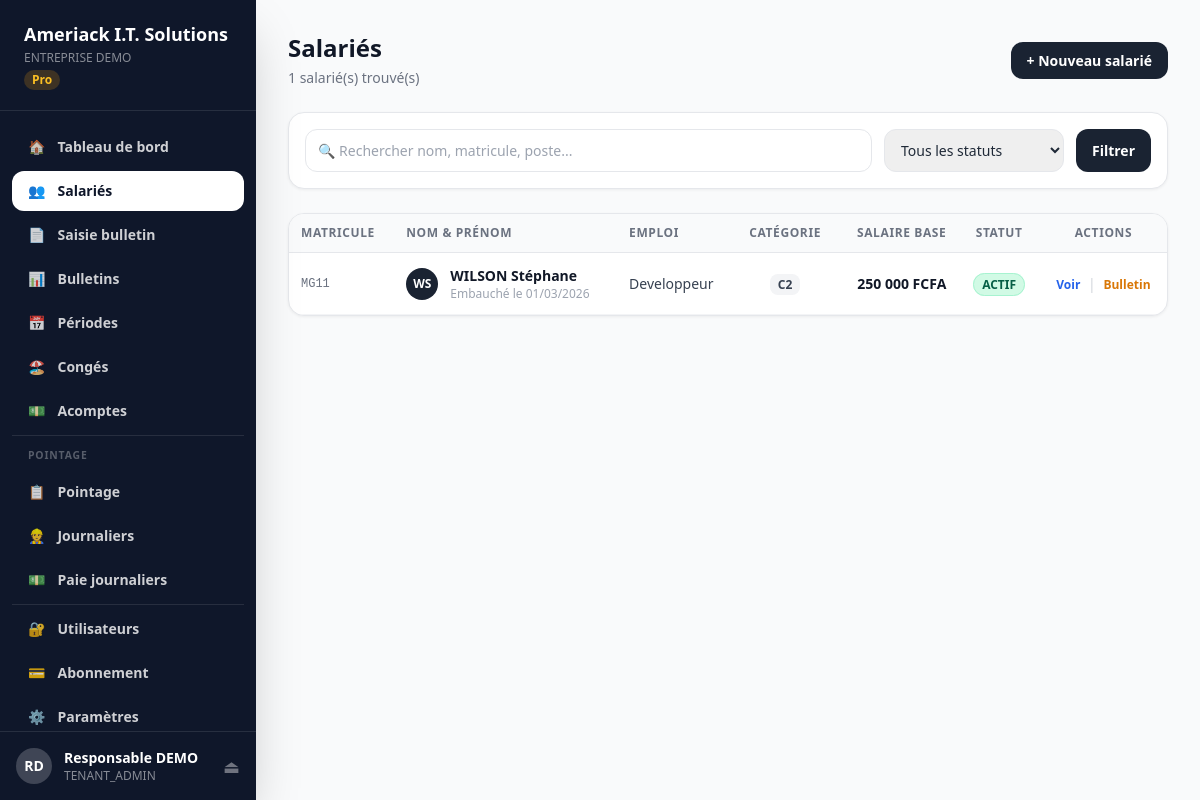
/salaries (signed in), run on the app's committed database.
### models.py (models this page shows, shortened)
class Tenant(db.Model):
    __tablename__ = "tenants"
    id               = db.Column(db.Integer, primary_key=True)
    slug             = db.Column(db.String(50), nullable=False, unique=True)   # ex: maentreprise
    denomination     = db.Column(db.String(200), nullable=False)
    sigle            = db.Column(db.String(50))
    activite         = db.Column(db.String(200))
    secteur          = db.Column(db.String(200))
    nif              = db.Column(db.String(50))
    numero_cnss      = db.Column(db.String(50))
    numero_cnamgs    = db.Column(db.String(50))
    adresse          = db.Column(db.String(300))
    boite_postale    = db.Column(db.String(20))
    telephone        = db.Column(db.String(20))
    ville            = db.Column(db.String(100), default="Libreville")
    region           = db.Column(db.String(100))
    pays             = db.Column(db.String(100), default="Gabon")
    plan_id          = db.Column(db.Integer, db.ForeignKey("plans.id"))
    statut           = db.Column(db.String(20), default="ACTIF")   # ACTIF, SUSPENDU, ESSAI
    date_inscription = db.Column(db.DateTime, default=datetime.utcnow)
    date_expiration  = db.Column(db.DateTime)
    token_api        = db.Column(db.String(64), unique=True)
    logo_url         = db.Column(db.String(500))
    utilisateurs  = db.relationship("Utilisateur", backref="tenant", lazy=True, foreign_keys="Utilisateur.tenant_id")
    salaries      = db.relationship("Salarie", backref="tenant", lazy=True)
    periodes      = db.relationship("PeriodePaie", backref="tenant", lazy=True)
    categories    = db.relationship("CategorieEmploi", backref="tenant", lazy=True)

class Plan(db.Model):
    __tablename__ = "plans"
    id               = db.Column(db.Integer, primary_key=True)
    code             = db.Column(db.String(20), nullable=False, unique=True)
    nom              = db.Column(db.String(100), nullable=False)
    prix_mensuel     = db.Column(db.Numeric(12,2), nullable=False)
    max_salaries     = db.Column(db.Integer)          # None = illimité
    max_utilisateurs = db.Column(db.Integer)
    description      = db.Column(db.Text)
    actif            = db.Column(db.Boolean, default=True)
    tenants = db.relationship("Tenant", backref="plan", lazy=True)

class Utilisateur(db.Model, UserMixin):
    __tablename__ = "utilisateurs"
    id                 = db.Column(db.Integer, primary_key=True)
    nom                = db.Column(db.String(100), nullable=False)
    prenom             = db.Column(db.String(100), nullable=False)
    email              = db.Column(db.String(200), nullable=False, unique=True)
    mot_de_passe_hash  = db.Column(db.String(256), nullable=False)
    role               = db.Column(db.String(30), default="GESTIONNAIRE")
    tenant_id          = db.Column(db.Integer, db.ForeignKey("tenants.id"), nullable=True)
    actif              = db.Column(db.Boolean, default=True)
    derniere_connexion = db.Column(db.DateTime)
    date_creation      = db.Column(db.DateTime, default=datetime.utcnow)
    @property
    def nom_complet(self): return f"{self.prenom} {self.nom}"
    @property
    def is_super_admin(self): return self.role == "SUPER_ADMIN"
    @property
    def is_tenant_admin(self): return self.role in ("SUPER_ADMIN","TENANT_ADMIN")

class Salarie(db.Model):
    __tablename__ = "salaries"
    id                     = db.Column(db.Integer, primary_key=True)
    tenant_id              = db.Column(db.Integer, db.ForeignKey("tenants.id"), nullable=False)
    matricule              = db.Column(db.String(30), nullable=False)
    categorie_id           = db.Column(db.Integer, db.ForeignKey("categories_emploi.id"))
    nom                    = db.Column(db.String(100), nullable=False)
    prenom                 = db.Column(db.String(100), nullable=False)
    telephone              = db.Column(db.String(20))
    email                  = db.Column(db.String(200))
    adresse                = db.Column(db.String(300))
    nationalite            = db.Column(db.String(100), default="GABONAISE")
    sexe                   = db.Column(db.String(1))
    date_naissance         = db.Column(db.Date)
    date_embauche          = db.Column(db.Date, nullable=False)
    date_cessation         = db.Column(db.Date)
    situation_matrimoniale = db.Column(db.String(50))
    nb_enfants             = db.Column(db.Integer, default=0)
    nb_enfants_moins_16ans = db.Column(db.Integer, default=0)
    nombre_parts           = db.Column(db.Numeric(4,1), default=1)
    numero_cnss            = db.Column(db.String(30))
    numero_cnamgs          = db.Column(db.String(10))
    emploi                 = db.Column(db.String(200))
    assujetti_cnamgs       = db.Column(db.Boolean, default=True)
    type_rupture           = db.Column(db.String(100))
    statut                 = db.Column(db.String(20), default="ACTIF")
    date_creation          = db.Column(db.DateTime, default=datetime.utcnow)
    date_modification      = db.Column(db.DateTime, onupdate=datetime.utcnow)
    bulletins = db.relationship("BulletinPaie", backref="salarie", lazy=True)
    contrats  = db.relationship("Contrat", backref="salarie", lazy=True)
    __table_args__ = (db.UniqueConstraint("tenant_id","matricule"),)

class CategorieEmploi(db.Model):
    __tablename__ = "categories_emploi"
    id              = db.Column(db.Integer, primary_key=True)
    tenant_id       = db.Column(db.Integer, db.ForeignKey("tenants.id"), nullable=False)
    code            = db.Column(db.String(10), nullable=False)
    libelle         = db.Column(db.String(100))
    salaire_minimum = db.Column(db.Numeric(15,2))
    description     = db.Column(db.Text)
    salaries = db.relationship("Salarie", backref="categorie", lazy=True)
    __table_args__ = (db.UniqueConstraint("tenant_id","code"),)

class Contrat(db.Model):
    __tablename__ = "contrats"
    id           = db.Column(db.Integer, primary_key=True)
    tenant_id    = db.Column(db.Integer, db.ForeignKey("tenants.id"), nullable=False)
    salarie_id   = db.Column(db.Integer, db.ForeignKey("salaries.id"), nullable=False)
    type_contrat = db.Column(db.String(50), default="CDI")
    date_debut   = db.Column(db.Date, nullable=False)
    date_fin     = db.Column(db.Date)
    salaire_base = db.Column(db.Numeric(15,2), nullable=False)
    poste        = db.Column(db.String(200))
    categorie_id = db.Column(db.Integer, db.ForeignKey("categories_emploi.id"))
    actif        = db.Column(db.Boolean, default=True)

### app.py (the view)
@app.route("/salaries")
@login_required
def salaries():
    if current_user.is_super_admin: return redirect(url_for("admin_dashboard"))
    t=get_tenant()
    if not t: return redirect(url_for("login"))
    q=request.args.get("q",""); statut=request.args.get("statut","")
    query=Salarie.query.filter_by(tenant_id=t.id)
    if q: query=query.filter(db.or_(Salarie.nom.ilike(f"%{q}%"),Salarie.prenom.ilike(f"%{q}%"),Salarie.matricule.ilike(f"%{q}%")))
    if statut: query=query.filter_by(statut=statut)
    return render_template("tenant/salaries.html", salaries=query.order_by(Salarie.nom).all(),
        categories=CategorieEmploi.query.filter_by(tenant_id=t.id).all(), q=q, statut=statut, tenant=t)

### templates/tenant/salaries.html (shortened to what this page needs)
{% extends "tenant/base.html" %}
{% block content %}
<div class="flex items-center justify-between mb-6">
  <div>
    <h1 class="text-2xl font-black text-gray-900">Salariés</h1>
    <p class="text-gray-500 text-sm mt-1">{{ salaries|length }} salarié(s) trouvé(s)</p>
  </div>
  <a href="/salaries/nouveau" class="btn-primary">+ Nouveau salarié</a>
</div>
<div class="card p-4 mb-6">
  <form method="GET" class="flex gap-3">
    <input type="text" name="q" value="{{ q }}" placeholder="🔍 Rechercher nom, matricule, poste..."
      class="flex-1 form-input"/>
    <select name="statut" class="form-input" style="width:180px">
      <option value="">Tous les statuts</option>
    </select>
    <button type="submit" class="btn-primary">Filtrer</button>
  </form>
</div>
<div class="card overflow-hidden">
  <table>
    <thead>
      <tr>
        <th>Matricule</th>
        <th>Nom & Prénom</th>
        <th>Emploi</th>
        <th style="text-align:center">Catégorie</th>
        <th style="text-align:right">Salaire base</th>
        <th style="text-align:center">Statut</th>
        <th style="text-align:center">Actions</th>
      </tr>
    </thead>
    <tbody>
      {% for s in salaries %}
      <tr>
        <td class="font-mono text-xs text-gray-500">{{ s.matricule }}</td>
        <td>
          <div class="flex items-center gap-3">
            <div style="width:2rem;height:2rem;border-radius:50%;background:#1a2332;color:white;display:flex;align-items:center;justify-content:center;font-size:.75rem;font-weight:900;flex-shrink:0">
              {{ s.nom[0] }}{{ s.prenom[0] }}
            </div>
            <div>
              <div class="font-bold text-gray-900">{{ s.nom }} {{ s.prenom }}</div>
              <div class="text-xs text-gray-400">Embauché le {{ s.date_embauche|date_fr }}</div>
            </div>
          </div>
        </td>
        <td class="text-gray-700">{{ s.emploi or '—' }}</td>
        <td style="text-align:center">
          <span style="background:#f3f4f6;color:#374151;font-size:.75rem;font-weight:700;padding:.125rem .5rem;border-radius:.5rem">
            {{ s.categorie.code if s.categorie else '—' }}
          </span>
        </td>
        <td style="text-align:right" class="font-bold text-gray-900">
          {% if s.contrats %}{{ s.contrats[-1].salaire_base|fcfa }}{% else %}—{% endif %}
        </td>
        <td style="text-align:center">
          <span class="badge-{{ s.statut|lower }}">{{ s.statut }}</span>
        </td>
        <td style="text-align:center">
          <a href="/salaries/{{ s.id }}" class="text-blue-600 text-xs font-bold hover:underline">Voir</a>
          <span class="text-gray-300 mx-1">|</span>
          <a href="/bulletins/saisie?salarie_id={{ s.id }}" class="text-amber-600 text-xs font-bold hover:underline">Bulletin</a>
        </td>
      </tr>
      {% endfor %}
    </tbody>
  </table>
</div>
{% endblock %}

### templates/tenant/base.html (shortened to what this page needs)
<!DOCTYPE html>
<html lang="fr">
<head>
  <script src="https://cdn.tailwindcss.com"></script>
</head>
<body class="bg-gray-50 text-gray-800">
<div class="flex min-h-screen">
  <aside class="w-64 bg-slate-900 text-white flex flex-col fixed h-full z-20 shadow-2xl">
    <div class="px-6 py-5 border-b border-white/10">
      <div class="text-lg font-black">Ameriack I.T. Solutions</div>
      <div class="text-xs text-white/50 mt-0.5 truncate">
        {% if tenant %}{{ tenant.denomination }}{% else %}Espace entreprise{% endif %}
      </div>
      {% if tenant and tenant.plan %}
      <span class="text-xs bg-amber-500/20 text-amber-400 px-2 py-0.5 rounded-full font-bold mt-1 inline-block">
        {{ tenant.plan.nom }}
      </span>
      {% endif %}
    </div>
    <nav class="flex-1 px-3 py-4 space-y-1 overflow-y-auto">
      {% set ep = request.endpoint %}
      <a href="/dashboard" class="flex items-center gap-3 px-4 py-2.5 rounded-xl text-sm font-semibold transition-all {{ 'bg-white text-slate-900' if ep=='dashboard' else 'text-white/80 hover:bg-white/10' }}">
        🏠 <span>Tableau de bord</span>
      </a>
      <a href="/salaries" class="flex items-center gap-3 px-4 py-2.5 rounded-xl text-sm font-semibold transition-all {{ 'bg-white text-slate-900' if 'salari' in ep else 'text-white/80 hover:bg-white/10' }}">
        👥 <span>Salariés</span>
      </a>
      <a href="/bulletins/saisie" class="flex items-center gap-3 px-4 py-2.5 rounded-xl text-sm font-semibold transition-all {{ 'bg-white text-slate-900' if ep=='bulletin_saisie' else 'text-white/80 hover:bg-white/10' }}">
        📄 <span>Saisie bulletin</span>
      </a>
      <a href="/bulletins" class="flex items-center gap-3 px-4 py-2.5 rounded-xl text-sm font-semibold transition-all {{ 'bg-white text-slate-900' if ep=='bulletins' else 'text-white/80 hover:bg-white/10' }}">
        📊 <span>Bulletins</span>
      </a>
      <a href="/periodes" class="flex items-center gap-3 px-4 py-2.5 rounded-xl text-sm font-semibold transition-all {{ 'bg-white text-slate-900' if ep=='periodes' else 'text-white/80 hover:bg-white/10' }}">
        📅 <span>Périodes</span>
      </a>
      <a href="/conges" class="flex items-center gap-3 px-4 py-2.5 rounded-xl text-sm font-semibold transition-all {{ 'bg-white text-slate-900' if 'conge' in ep else 'text-white/80 hover:bg-white/10' }}">
        🏖️ <span>Congés</span>
      </a>
      <a href="/acomptes" class="flex items-center gap-3 px-4 py-2.5 rounded-xl text-sm font-semibold transition-all {{ 'bg-white text-slate-900' if 'acompte' in ep else 'text-white/80 hover:bg-white/10' }}">
        💵 <span>Acomptes</span>
      </a>
      <div class="border-t border-white/10 my-2"></div>
      <p style="font-size:.65rem;font-weight:700;color:rgba(255,255,255,.3);text-transform:uppercase;letter-spacing:.08em;padding:.5rem 1rem .25rem">Pointage</p>
      <a href="/pointage" class="flex items-center gap-3 px-4 py-2.5 rounded-xl text-sm font-semibold transition-all {{ 'bg-white text-slate-900' if ep=='pointage' else 'text-white/80 hover:bg-white/10' }}">
        📋 <span>Pointage</span>
      </a>
      <a href="/journaliers" class="flex items-center gap-3 px-4 py-2.5 rounded-xl text-sm font-semibold transition-all {{ 'bg-white text-slate-900' if 'journalier' in ep else 'text-white/80 hover:bg-white/10' }}">
        👷 <span>Journaliers</span>
      </a>
      <a href="/journaliers/paie" class="flex items-center gap-3 px-4 py-2.5 rounded-xl text-sm font-semibold transition-all {{ 'bg-white text-slate-900' if 'journaliers_paie' in ep else 'text-white/80 hover:bg-white/10' }}">
        💵 <span>Paie journaliers</span>
      </a>
      <div class="border-t border-white/10 my-2"></div>
      {% if current_user.is_tenant_admin %}
      <a href="/utilisateurs" class="flex items-center gap-3 px-4 py-2.5 rounded-xl text-sm font-semibold transition-all {{ 'bg-white text-slate-900' if 'utilisateur' in ep else 'text-white/80 hover:bg-white/10' }}">
        🔐 <span>Utilisateurs</span>
      </a>
      {% endif %}
      <a href="/paiement" class="flex items-center gap-3 px-4 py-2.5 rounded-xl text-sm font-semibold transition-all {{ 'bg-white text-slate-900' if ep=='paiement' else 'text-white/80 hover:bg-white/10' }}">
        💳 <span>Abonnement</span>
      </a>
      <a href="/parametres" class="flex items-center gap-3 px-4 py-2.5 rounded-xl text-sm font-semibold transition-all {{ 'bg-white text-slate-900' if ep=='parametres' else 'text-white/80 hover:bg-white/10' }}">
        ⚙️ <span>Paramètres</span>
      </a>
    </nav>
    <div class="px-4 py-4 border-t border-white/10">
      <div class="flex items-center gap-3">
        <div class="w-9 h-9 rounded-full bg-white/20 flex items-center justify-center text-sm font-black flex-shrink-0">
          {{ current_user.prenom[0] }}{{ current_user.nom[0] }}
        </div>
        <div class="flex-1 min-w-0">
          <div class="text-sm font-bold truncate">{{ current_user.nom_complet }}</div>
          <div class="text-xs text-white/50">{{ current_user.role }}</div>
        </div>
        <a href="/logout" title="Déconnexion" class="text-white/40 hover:text-white text-lg">⏏</a>
      </div>
    </div>
  </aside>
  <main class="ml-64 flex-1 p-8 min-h-screen">
    {% block content %}{% endblock %}
  </main>
</div>
</body>
</html>

### data on the page
Tenant: denomination "ENTREPRISE DEMO"
Plan: plan.nom "Pro"
Utilisateur: prenom "R", nom "D", nom_complet "Responsable DEMO", role "TENANT_ADMIN"
Salarie: matricule "MG11", nom "W", prenom "S", nom "WILSON", prenom "Stéphane", date_embauche "01/03/2026", emploi "Developpeur", categorie "C2", salaire_base "250 000 FCFA", statut "ACTIF"

### other printed values
{{ salaries|length }} "1"
